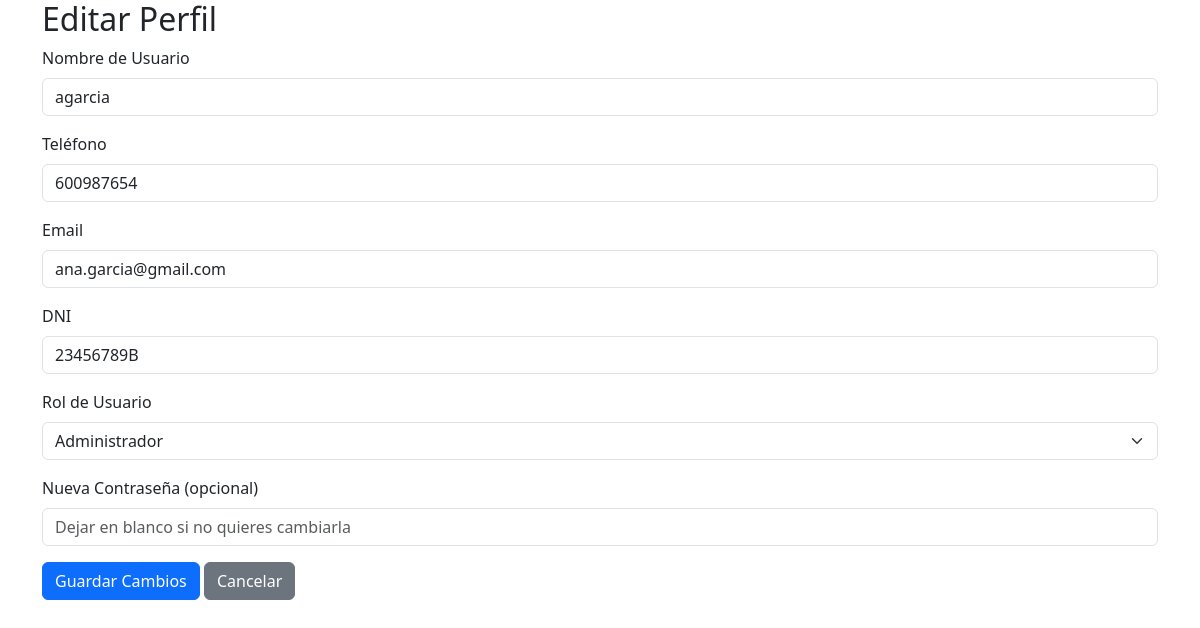
/entradas/editarRegistro.php?id=2, run on the app's committed database.
### tables this page shows
CREATE TABLE tbl_usuario (
    id_usuario INT AUTO_INCREMENT PRIMARY KEY NOT NULL,
    nombre_usuario VARCHAR(50) NOT NULL,
    password_usuario VARCHAR(50) NOT NULL,
    email_usuario VARCHAR(60) NOT NULL,
    telf_usuario CHAR(9) NOT NULL,
    dni_usuario CHAR(9) NOT NULL,
    rol_usuario ENUM('Admin', 'Alumno') DEFAULT 'Alumno' NOT NULL
);

### entradas/editarRegistro.php (the view, shortened to what this page needs)
<?php
include_once('../db/conexion.php');
$userId = isset($_GET['id']) ? intval($_GET['id']) : (isset($_POST['id']) ? intval($_POST['id']) : 0);
$nombre_usuario = $password_usuario = $email_usuario = $telf_usuario = $dni_usuario = $rol_usuario = "";
try {
    $sql = "SELECT nombre_usuario, password_usuario, email_usuario, telf_usuario, dni_usuario, rol_usuario FROM tbl_usuario WHERE id_usuario = ?";
    $stmt = mysqli_stmt_init($conn);
    if (mysqli_stmt_prepare($stmt, $sql)) {
        mysqli_stmt_bind_param($stmt, "i", $userId);
        mysqli_stmt_execute($stmt);
        $result = mysqli_stmt_get_result($stmt);
        $usuario = mysqli_fetch_assoc($result);
        if ($usuario) {
            $nombre_usuario = $usuario['nombre_usuario'];
            $email_usuario = $usuario['email_usuario'];
            $telf_usuario = $usuario['telf_usuario'];
            $dni_usuario = $usuario['dni_usuario'];
            $rol_usuario = $usuario['rol_usuario'];
        } else {
            echo "<h6>Usuario no encontrado.</h6>";
            exit;
        }
    } else {
        echo "<h6>Error al preparar la consulta.</h6>";
        exit;
    }
} catch (Exception $e) {
    echo "<h6>Error: " . htmlspecialchars($e->getMessage()) . "</h6>";
    exit;
}
?>
<!DOCTYPE html>
<html lang="es">
<head>
    <link href="https://cdn.jsdelivr.net/npm/bootstrap@5.3.3/dist/css/bootstrap.min.css" rel="stylesheet">
</head>
<body>
<div class="container">
    <h2>Editar Perfil</h2>
    <form action="editarRegistro.php" method="POST">
        <div class="mb-3">
            <label for="nombre_usuario" class="form-label">Nombre de Usuario</label>
            <input type="text" class="form-control" name="nombre_usuario" id="nombre_usuario" value="<?php echo htmlspecialchars($nombre_usuario); ?>" required>
        </div>
        <div class="mb-3">
            <label for="telf_usuario" class="form-label">Teléfono</label>
            <input type="text" class="form-control" name="telf_usuario" id="telf_usuario" value="<?php echo htmlspecialchars($telf_usuario); ?>" required>
        </div>
        <div class="mb-3">
            <label for="email_usuario" class="form-label">Email</label>
            <input type="email" class="form-control" name="email_usuario" id="email_usuario" value="<?php echo htmlspecialchars($email_usuario); ?>" required>
        </div>
        <div class="mb-3">
            <label for="dni_usuario" class="form-label">DNI</label>
            <input type="text" class="form-control" name="dni_usuario" id="dni_usuario" value="<?php echo htmlspecialchars($dni_usuario); ?>" required>
        </div>
        <div class="mb-3">
            <label for="rol_usuario" class="form-label">Rol de Usuario</label>
            <select class="form-select" name="rol_usuario" id="rol_usuario" required>
                <option value="admin" <?php echo $rol_usuario === 'admin' ? 'selected' : ''; ?>>Administrador</option>
            </select>
        </div>
        <div class="mb-3">
            <label for="password_usuario" class="form-label">Nueva Contraseña (opcional)</label>
            <input type="password" class="form-control" id="password_usuario" name="password_usuario" placeholder="Dejar en blanco si no quieres cambiarla">
        </div>
        <button type="submit" name="update" class="btn btn-primary">Guardar Cambios</button>
        <a href="leerEscuela.php" class="btn btn-secondary">Cancelar</a>
    </form>
</div>
</body>
</html>

### data on the page
tbl_usuario: nombre_usuario "agarcia", telf_usuario "600987654", email_usuario "ana.garcia@gmail.com", dni_usuario "23456789B"
